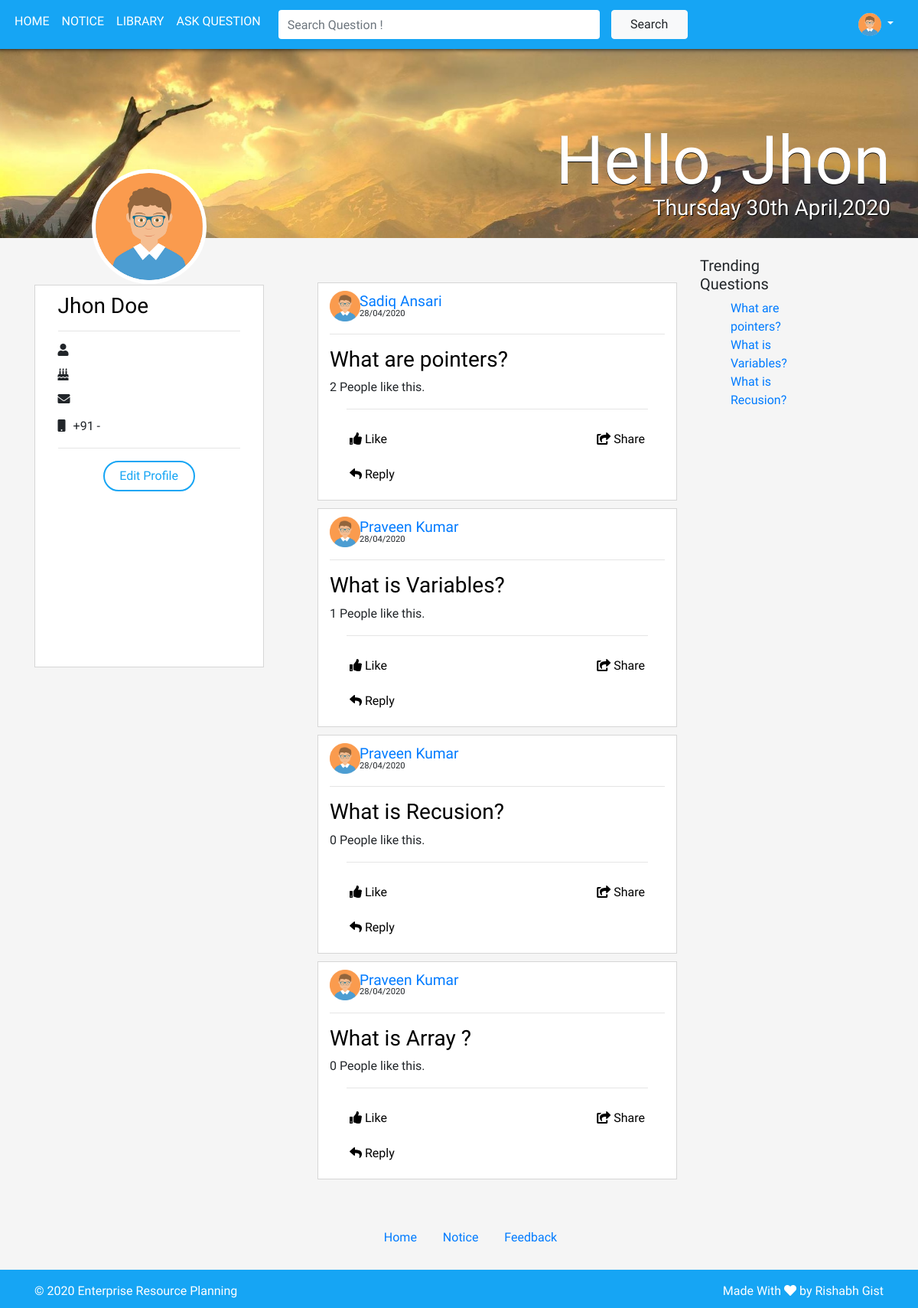
Page /user.php (signed in) on the committed database.
### tables this page shows
CREATE TABLE IF NOT EXISTS `post` (
  `id` int(100) NOT NULL AUTO_INCREMENT,
  `posted_by` varchar(100) DEFAULT NULL,
  `post_title` varchar(100) DEFAULT NULL,
  `post_date` varchar(200) DEFAULT NULL,
  `likes` varchar(100) DEFAULT NULL,
  `status` varchar(100) NOT NULL,
  PRIMARY KEY (`id`)
);

CREATE TABLE IF NOT EXISTS `userdata` (
  `id` int(100) NOT NULL AUTO_INCREMENT,
  `loginId` varchar(100) NOT NULL,
  `course` varchar(100) NOT NULL,
  `fname` varchar(200) NOT NULL,
  `lname` varchar(100) NOT NULL,
  `father` varchar(100) NOT NULL,
  `mother` varchar(100) NOT NULL,
  `email` varchar(100) NOT NULL,
  `mobile` varchar(255) NOT NULL,
  `dob` varchar(50) NOT NULL,
  `session_from` varchar(100) DEFAULT NULL,
  `session_to` varchar(100) DEFAULT NULL,
  `address1` varchar(100) NOT NULL,
  `address2` varchar(100) NOT NULL,
  PRIMARY KEY (`id`),
  UNIQUE KEY `loginId` (`loginId`)
);

### user.php (called while the page is built)
<?php
include 'includes/header.php';
include 'includes/nav.php';
?>		<?php include 'includes/banner.php'; ?>
		<?php include 'includes/profile.php'; ?>
		<?php include 'includes/post.php'; ?>
		<?php include 'includes/trending.php'; ?>
<?php include 'includes/footer.php'; ?>

### includes/post.php (the view, shortened to what this page needs)
<?php
include 'db.php';
	$post_query = "SELECT * FROM post ORDER BY id DESC";
	$result = mysqli_query($con,$post_query);
?>
<div class="qa-post col-md-5">
		<?php
				$i = 0 ;
				$i_max = 4;
				while (($row = mysqli_fetch_assoc($result)) and ($i < $i_max)) {
						$id = $row['id'];
						$posted_by = $row['posted_by'];
						$post_title = $row['post_title'];
						$post_date = $row['post_date'];
						$post_like = $row['likes'];
						$find_user = "SELECT * FROM userdata WHERE loginId = '$posted_by'";
						$result2 = mysqli_query($con,$find_user);
						$row2 = mysqli_fetch_assoc($result2);
						$fname = $row2['fname'];
						$lname = $row2['lname'];
						$i++;
						if ($post_like < 1) {
							$post_like = "0 People like this.";
						}else{
							$post_like = $post_like."&nbsp;People like this.";
						}
			?>
			<div class="post">
			<div class="row">
			<div class="col-md-1">
			<img src="img/profile.png" class="post-profile">
			</div>
			<div class="col-md-11">
						<a href="user.php" class="posted-name"><?php echo $fname.' '.$lname;?></a><br>
			<span class="post-time"><?php echo $post_date ?></span>
			</div>
			</div>
			<hr class="post-hr">
			<a href="qna.php?post_id=<?php echo $id;?>" class="profile-link"><h3 class="post-title"><?php echo $post_title ?></h3></a>
			<span><?php echo $post_like?></span>
			<hr class="hr-post">
				<div class="row">
					<div class="col">
				<a href="includes/works/like.php?post_id=<?php echo $id ?>&user=<?php echo $_SESSION['username']?>"><button class="btn-react"><i class="fas fa-thumbs-up"></i> Like</button></a>
				<a href="qna.php?post_id=<?php echo $id;?>"><button class="btn-react"><i class="fas fa-reply"></i> Reply</button> </a>
				</div>
				<div class="col" style="text-align: right;">
				<button class="btn-react"><i class="fas fa-share-square"></i> Share</button>
				</div>
				</div>
			</div>
			<?php
			}
			?>
</div>

### includes/header.php (shortened to what this page needs)
<?php include 'function.php';
    $con = mysqli_connect("localhost","root","","erp");
    if ($_SESSION['username']) {
       $user = $_SESSION['username'];
        $role = $_SESSION['role'];
        $student = "student";
        $teacher = "teacher";
        if ($role == $student || $role == $teacher ) {
                $query = "SELECT * FROM userdata WHERE loginId='$user'";
                $result = mysqli_query($con,$query);
                $user_detail = mysqli_fetch_assoc($result);
                $fname = $user_detail['fname'];
                $lname = $user_detail['lname'];
                $dob = $user_detail['dob'];
                $email = $user_detail['email'];
                $mobile = $user_detail['mobile'];
                $user_id = $user_detail['loginId'];
        }elseif ($role == 'admin') {
        $fname = "Jhon";
        $lname = "Doe";
            }
        }else{
                header('location:index.php');
            }
?>
<html>
<head>
    <link rel="stylesheet" type="text/css" href="css/style.css">
    <link rel="stylesheet" type="text/css" href="css/bootstrap.css">
    <link rel="stylesheet" type="text/css" href="https://cdnjs.cloudflare.com/ajax/libs/font-awesome/5.13.0/css/all.min.css">
</head>

### includes/nav.php (shortened to what this page needs)
<?php
if ($_SESSION['role'] == 'student' || $_SESSION['role'] == 'teacher') {
 $user = 'user';
}else{
  $user = 'admin';
}
 ?>
<?php
if ($_SESSION['role'] == 'student' || $_SESSION['role'] == 'admin' ) {
  if ($_SESSION['role'] == 'student') {
    $user = "user.php";
  }elseif ($_SESSION['role'] == 'admin') {
    $user="admin";
  }
?>
<nav class="navbar fixed-top navbar-expand row">
        <ul class="navbar-nav">
            <li class="nav-item active">
                <a href="<?php echo $user ?>" class="nav-link">HOME</a>
            </li>
            <li class="nav-item">
                <a href="notice.php" class="nav-link">NOTICE</a>
            </li>
            <li class="nav-item">
                <a href="library.php" class="nav-link">LIBRARY</a>
            </li>
            <li class="nav-item">
                <a href="post.php" class="nav-link">Ask Question</a>
            </li>
            <li>
            <form method="post" class="search-form" action="search.php">
              <div class="row" style="margin: auto;">
                <div class="col-9">
                    <input type="text" name="search_text" placeholder="Search Question !" class="form-control search">
                  </div>
                  <div class="col-3" style="padding: 0;">
                    <button class="btn btn-light" name="search">Search</button>
                  </div>
                </div>
              </form>
            </li>
          </ul>
<?php } ?>
        <ul class="col-md-2 nav-profile">
           <li class="nav-item nav-profile">
            <div class="dropdown-container">
             <a class="nav-link dropdown-toggle" href="#" id="navbarDropdown" role="button" data-toggle="dropdown">
                    <img src="img/profile.png" class="profilePicNav">
                </a>
              </div>
             </li>
          </ul>
    </nav>
  <body class="bg">
<div class="page">

### includes/banner.php
<div class="coverContainer">
	<img src="img/cover.jpg" class="coverImage center-fit">
	<h3 class="head">Hello, <?php echo $fname; ?></h3>
	<h3 class="headDate"><?php echo date("l jS F,Y"); ?></h3>
	<img src="img/profile.png" class="profilePic">
</div>
<br>

### includes/profile.php
<div class="row" style="margin: auto;">
		<div class="col-md-4">
			<div class="container-profile">
				<a href="profile.php" class="profile-link"><h3><?php echo $fname.' '.$lname; ?></h3></a>
				<hr class="post-hr">
				<p><i class="fas fa-user ico"></i> <?php echo $user_id ?></p>
				<p><i class="fas fa-birthday-cake ico"></i> <?php echo  $dob?></p>
				<p><i class="fas fa-envelope ico"></i> <?php echo $email ?></p>
				<p><i class="fas fa-mobile ico"></i> +91 - <span> <?php echo $mobile ?></span></p>
				<hr class="post-hr">
				<center><a href="profile.php"><button class="btn-profile">Edit Profile</button></a></center>
			</div>
		</div>

### includes/trending.php
<?php include 'includes/db.php'; ?>
<?php
	$query = "SELECT id,likes, post_title FROM post ORDER BY likes DESC LIMIT 3";
	$result = mysqli_query($con,$query);
 ?>
<div class="col-md-2">
		<h5>Trending Questions</h5>
		<ul style="list-style-type: none;">
			<?php while ($row = mysqli_fetch_assoc($result)) {
				$post_title = $row['post_title'];
				$id = $row['id'];
			?>
			<li><a href="qna.php?post_id=<?php echo $id ?>"><?php echo "$post_title"; ?></a></li>
			<?php } ?>
		</ul>
		</div>
	</div>

### includes/footer.php (shortened to what this page needs)
</div>
</body>
<div class="container-foot">
  <a href="#" class="footer-link">Home</a>
  <a href="#" class="footer-link">Notice</a>
  <a href="#" class="footer-link">Feedback</a>
</div>
<footer class="footer mt-auto py-3">
        <div class="container">
        <div class="row">
          <div class="container-footer col-md-6">
            <span>&copy; 2020 Enterprise Resource Planning</span>
          </div>
          <div class="container-footer-made col-md-6">
            <span>Made With <i class="fas fa-heart" style="color: #fff;"></i> by Rishabh Gist </span>
          </div>
     </div>
     </div>
    </footer>
</html>

### css/style.css (style rules this page uses)
html { margin: 0; height: 100%; }
body { position: relative; min-height: 100%; min-height: 100vh; }
.dropdown-container { position: relative; }
.page { min-height: 100%; }
.bg { background-color: #f5f5f5; font-family: 'Ubuntu', sans-serif; }
ul { width: 100%; }
.navbar { background-color: #16a5f4; box-shadow: 3px 8px 6px -8px black; padding: 0; }
.nav-link { color: #fff; text-transform: uppercase; }
ul { text-decoration: none; }
.profilePic { position: absolute; bottom: -60px; left: 120px; width: 150px; border-radius: 50%; z-index: 1; border:5px solid #fff; }
.profilePicNav { width: 30px; vertical-align: middle; border-radius: 50%; }
.profile-link { text-decoration: none; color: #000; }
.coverContainer { margin: auto; position: relative; }
.center-fit { max-width: 100%; max-height: 100vh; margin: auto; }
.head { position: absolute; bottom: 40px; right: 36px; color: #fff; font-size: 5.5rem; text-shadow: 0 1px #000; }
.headDate { position: absolute; bottom: 30px; right: 36px; line-height: 1.5px; color: #fff; text-shadow: 1px 1px #000; }
.container-profile { margin: 10% 10% 5% 8%; height: 500px; width: 300px; padding-left: 30px; padding-right: 30px; border:1px solid #d6d6d6; padding-top: 10px; background-color: #fff; }
.btn-profile { width:120px; height: 40px; border-radius: 30px; border:2px solid #16a5f4; background:none; color: #16a5f4; }
footer { background-color: #16a5f4; color: #fff; height: 50px; }
.container-footer-made { align-content: right; text-align: right; }
.qa-post { margin: 2% 0%; padding: 0; }
.hr-post { width: 90%; }
.post { margin: 10px 0; padding:10px 15px; background-color: #fff; border:1px solid #d6d6d6; }
.navbar-nav { margin-left: 10px; }
.nav-profile { align-content: right; text-align: right; display: -ms-flexbox; display: flex; -ms-flex-direction: column; flex-direction: column; padding-left: 0; margin-bottom: 0; list-style: none; }
.ico { margin-right: 6px; }
.btn-react { background: none; border: none; background-color: none; margin: 10px 20px; }
.posted-name { font-size: 1.2rem; }
.post-time { line-height: 2px; font-size: 0.7rem; margin-top: 5px; }
.post-profile { width: 40px; }
.container-foot { text-align: center; margin: 30px 0; }
.footer-link { margin-left: 30px; }
.search-form { margin: 5px 0; width: 600px; }
.form-control.search { border: none; margin: 0; }
.btn.btn-light { width: 100px; }

### rows in the picture
post: userdata.fname "Sadiq", userdata.lname "Ansari", post_date "28/04/2020", post_title "What are pointers?", post_like "2 People like this."
post: userdata.fname "Praveen", userdata.lname "Kumar", post_date "28/04/2020", post_title "What is Variables?", post_like "1 People like this."
post: userdata.fname "Praveen", userdata.lname "Kumar", post_date "28/04/2020", post_title "What is Recusion?", likes "0 People like this."
post: userdata.fname "Praveen", userdata.lname "Kumar", post_date "28/04/2020", post_title "What is Array ?", likes "0 People like this."

### other values in the picture
$fname "Jhon"
$lname "Doe"
